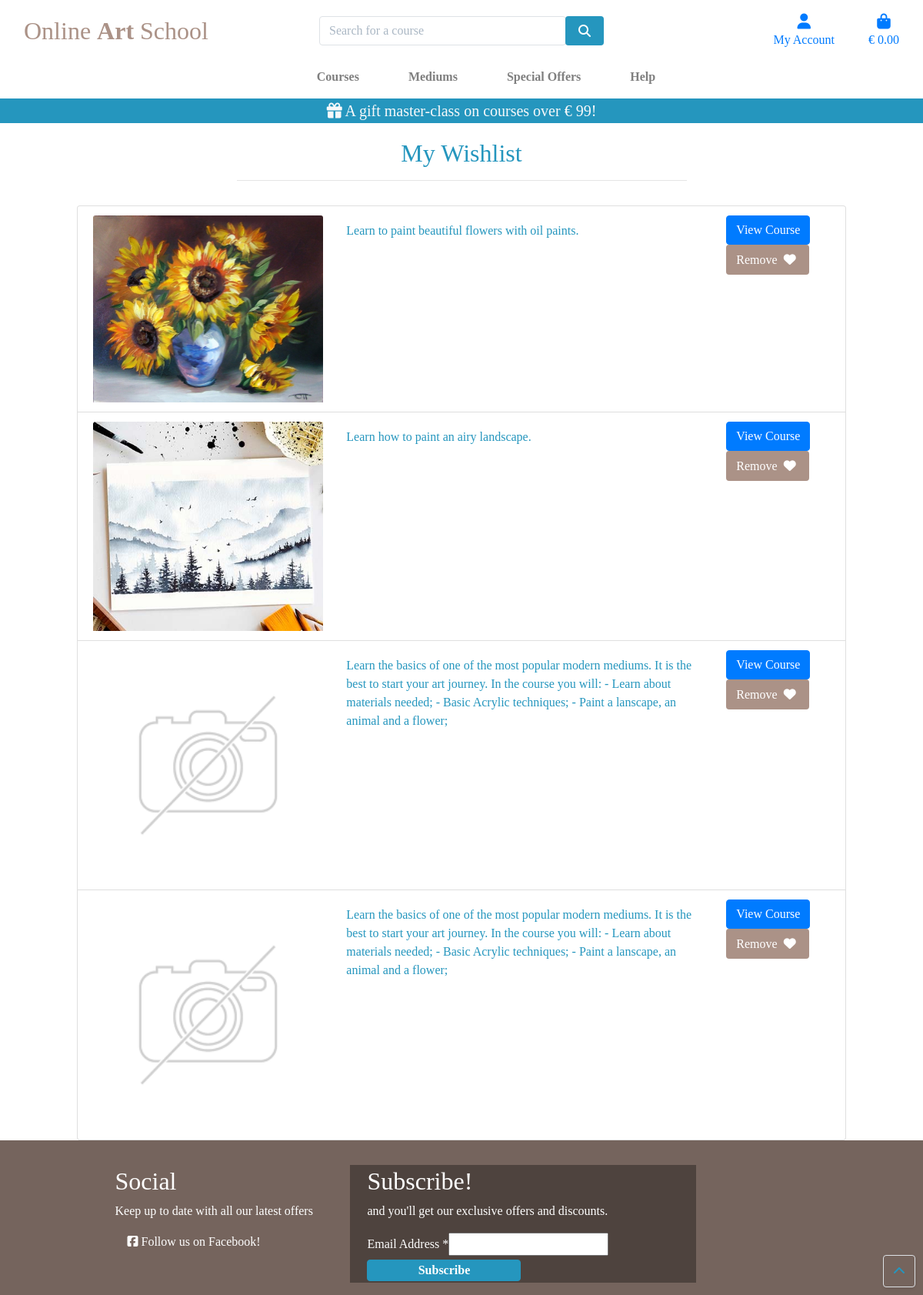
Before: /profile/wishlist/ (signed in) with the older database file.
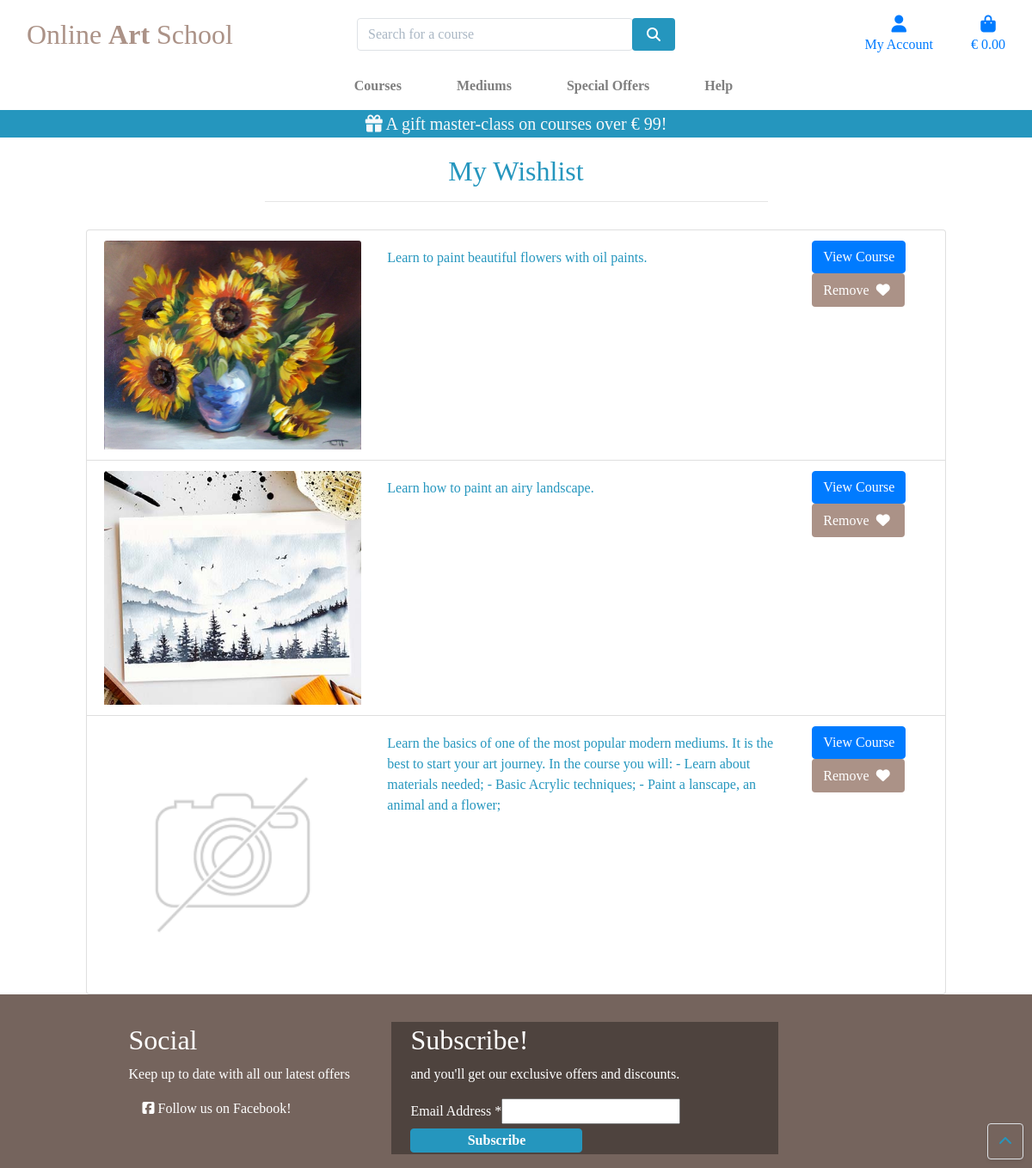
After: the same page with the newer database file.
### profiles/models.py (models this page shows, shortened)
class WishItem(models.Model):
    user = models.ForeignKey('UserProfile', on_delete=models.CASCADE)
    course = models.ForeignKey('courses.Course', on_delete=models.CASCADE)
    category = models.ForeignKey('courses.Category', null=True, blank=True, on_delete=models.SET_NULL)

### courses/models.py (models this page shows, shortened)
class Course(models.Model):
    category = models.ForeignKey('Category', null=True, blank=True, on_delete=models.SET_NULL)
    sku = models.CharField(max_length=254, null=True, blank=True)
    name = models.CharField(max_length=254)
    description = models.TextField()
    is_open = models.BooleanField(default=False, null=True, blank=True)
    price = models.DecimalField(max_digits=6, decimal_places=2)
    image_url = models.URLField(max_length=1024, null=True, blank=True)
    image = models.ImageField(null=True, blank=True)
    video_url = models.URLField(max_length=1024, null=True, blank=True)
    video = EmbedVideoField(null=True, blank=True)

### profiles/views.py (the view)
# urls.py: path('wishlist/', views.wishlist, name='wishlist'),
@login_required
def wishlist(request):
    user = UserProfile.objects.get(user=request.user)
    wishlist_items = WishItem.objects.filter(user=user)
    return render(request, 'profiles/wishlist.html', {'wishlist_items': wishlist_items})

### bag/contexts.py (called while the page is built, shortened)
def bag_contents(request):
    bag_items = []
    total = 0
    course_count = 0
    free_mc = False
    bag = request.session.get('bag', {})
    if total < settings.FREE_MC_THRESHOLD:
        free_mc_delta = settings.FREE_MC_THRESHOLD - total
    else:
        free_mc = get_object_or_404(Course, pk=1)
        free_mc.price = 0
        free_mc_delta = 0
    context = {
        'bag_items': bag_items,
        'total': total,
        'course_count': course_count,
        'free_mc_threshold': settings.FREE_MC_THRESHOLD,
        'free_mc_delta': free_mc_delta,
        'free_mc': free_mc,
    }
    return context

### profiles/templates/profiles/wishlist.html (shortened to what this page needs)
{% extends "base.html" %}
{% load static %}
{% block page_header %}
    <div class="container header-container">
    </div>
{% endblock %}
{% block content %}
    <div class="container-fluid">
        <div class="row">
            <div class="col text-center mt-3">
                <h2 class="">My Wishlist</h2>
                <hr class="w-50 mb-1">
            </div>
        </div>
        <div class="row">
            <div class="course-container col-10 offset-1">
                <div class="row">
                    {% if wishlist_items %}
                        <ul class="list-group mt-3">
                            {% for item in wishlist_items %}
                            <li class="list-group-item">
                                <div class="row">
                                    <div class="col-md-4">
                                        <div class="card h-100 border-0">
                                        {% if item.course.image %}
                                            <img class="card-img-top img-fluid" src="{{ item.course.image.url }}" alt="{{ item.course.name }}">
                                        {% else %}
                                            <img class="card-img-top img-fluid" src="{{ MEDIA_URL }}noimage.png" alt="{{ item.course.name }}">
                                        {% endif %}
                                        </div>
                                    </div>
                                    <div class="col-md-6">
                                        <p>{{ item.course.description }}</p>
                                    </div>
                                    <div class="col-md-2">
                                        <a href="{% url 'course_detail' course_id=item.course.id %}" class="btn btn-primary">View Course</a>
                                        <a class="btn btn-beige text-danger" href="{% url 'remove_from_wishlist' item.id %}">Remove
                                            <span class="icon like">
                                                <i class="fas fa-heart"></i>
                                            </span>
                                        </a>
                                    </div>
                                </div>
                            </li>
                            {% endfor %}
                        </ul>
                        {% else %}
                        <p>Your wishlist is empty.</p>
                        {% endif %}
                    </div>
                </div>
            </div>
        </div>
    <div class="btt-button shadow-sm rounded border">
        <a class="btt-link d-flex h-100">
            <i class="fas fa-chevron-up mx-auto my-auto"></i>
        </a>
    </div>
{% endblock %}

Changed rows visible on the page:
removed WishItem: course.description "Learn the basics of one of the most popular modern mediums. It is the best to start your art journey. In the course you will: - Learn about materials needed; - Basic Acrylic techniques; - Paint a lanscape, an animal and a flower;"
